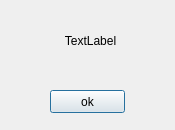
<?xml version="1.0" encoding="UTF-8"?>
<ui version="4.0">
 <class>Dialog</class>
 <widget class="QDialog" name="Dialog">
  <property name="geometry">
   <rect>
    <x>0</x>
    <y>0</y>
    <width>175</width>
    <height>130</height>
   </rect>
  </property>
  <property name="windowTitle">
   <string>Dialog</string>
  </property>
  <widget class="QPushButton" name="ok_btn">
   <property name="geometry">
    <rect>
     <x>50</x>
     <y>90</y>
     <width>75</width>
     <height>23</height>
    </rect>
   </property>
   <property name="text">
    <string>ok</string>
   </property>
  </widget>
  <widget class="QLabel" name="label">
   <property name="geometry">
    <rect>
     <x>20</x>
     <y>10</y>
     <width>141</width>
     <height>61</height>
    </rect>
   </property>
   <property name="text">
    <string>TextLabel</string>
   </property>
   <property name="alignment">
    <set>Qt::AlignCenter</set>
   </property>
  </widget>
 </widget>
 <resources/>
 <connections/>
</ui>
